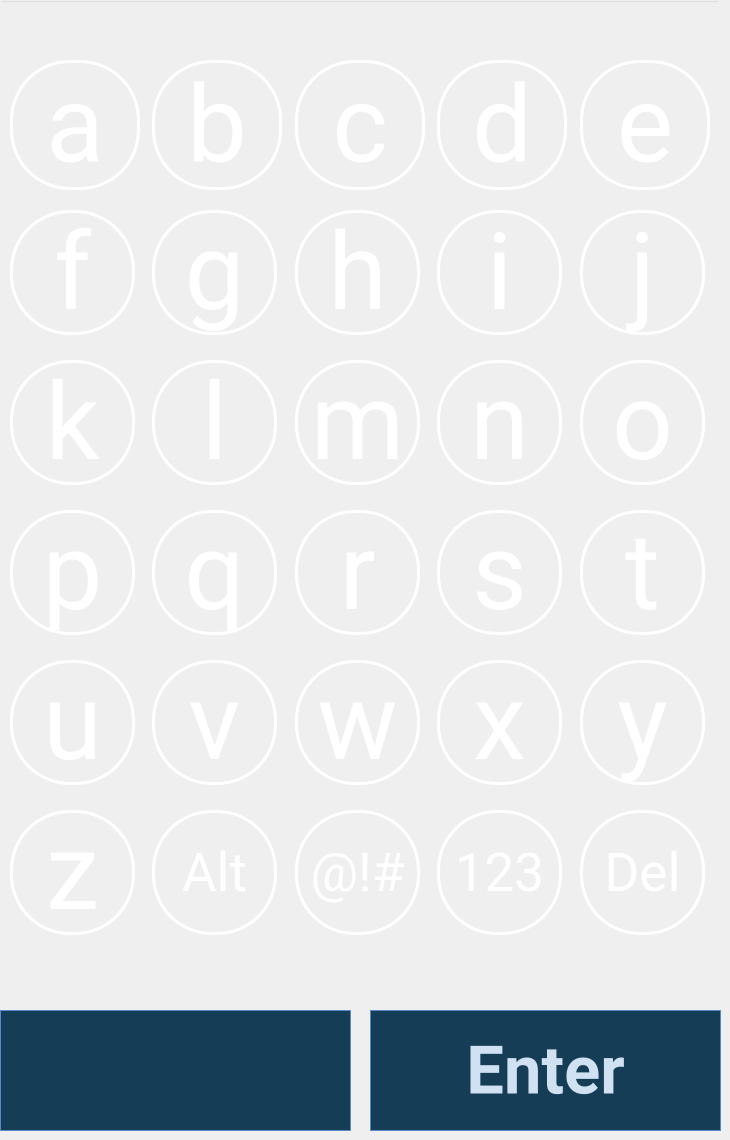
   <widget class="QWidget" name="pageAlphaLowerCase">
    <property name="font">
     <font>
      <family>Roboto</family>
     </font>
    </property>
    <widget class="QPushButton" name="buttonLowerG">
     <property name="geometry">
      <rect>
       <x>152</x>
       <y>210</y>
       <width>125</width>
       <height>125</height>
      </rect>
     </property>
     <property name="sizePolicy">
      <sizepolicy hsizetype="Fixed" vsizetype="Fixed">
       <horstretch>0</horstretch>
       <verstretch>0</verstretch>
      </sizepolicy>
     </property>
     <property name="font">
      <font>
       <family>Roboto</family>
       <pointsize>80</pointsize>
      </font>
     </property>
     <property name="styleSheet">
      <string notr="true">border: 3px solid rgb(255, 255, 255);
border-radius: 60%;
background-color: rgb(255, 255, 255,0);
color: rgb(255, 255, 255)</string>
     </property>
     <property name="text">
      <string>g</string>
     </property>
     <property name="iconSize">
      <size>
       <width>16</width>
       <height>16</height>
      </size>
     </property>
    </widget>
    <widget class="QPushButton" name="buttonLowerY">
     <property name="geometry">
      <rect>
       <x>580</x>
       <y>660</y>
       <width>125</width>
       <height>125</height>
      </rect>
     </property>
     <property name="sizePolicy">
      <sizepolicy hsizetype="Fixed" vsizetype="Fixed">
       <horstretch>0</horstretch>
       <verstretch>0</verstretch>
      </sizepolicy>
     </property>
     <property name="font">
      <font>
       <family>Roboto</family>
       <pointsize>80</pointsize>
      </font>
     </property>
     <property name="styleSheet">
      <string notr="true">border: 3px solid rgb(255, 255, 255);
border-radius: 60%;
background-color: rgb(255, 255, 255,0);
color: rgb(255, 255, 255)</string>
     </property>
     <property name="text">
      <string>y</string>
     </property>
     <property name="iconSize">
      <size>
       <width>16</width>
       <height>16</height>
      </size>
     </property>
    </widget>
    <widget class="QPushButton" name="buttonLowerQ">
     <property name="geometry">
      <rect>
       <x>152</x>
       <y>510</y>
       <width>125</width>
       <height>125</height>
      </rect>
     </property>
     <property name="sizePolicy">
      <sizepolicy hsizetype="Fixed" vsizetype="Fixed">
       <horstretch>0</horstretch>
       <verstretch>0</verstretch>
      </sizepolicy>
     </property>
     <property name="font">
      <font>
       <family>Roboto</family>
       <pointsize>80</pointsize>
      </font>
     </property>
     <property name="styleSheet">
      <string notr="true">border: 3px solid rgb(255, 255, 255);
border-radius: 60%;
background-color: rgb(255, 255, 255,0);
color: rgb(255, 255, 255)</string>
     </property>
     <property name="text">
      <string>q</string>
     </property>
     <property name="iconSize">
      <size>
       <width>16</width>
       <height>16</height>
      </size>
     </property>
    </widget>
    <widget class="QPushButton" name="buttonLowerS">
     <property name="geometry">
      <rect>
       <x>437</x>
       <y>510</y>
       <width>125</width>
       <height>125</height>
      </rect>
     </property>
     <property name="sizePolicy">
      <sizepolicy hsizetype="Fixed" vsizetype="Fixed">
       <horstretch>0</horstretch>
       <verstretch>0</verstretch>
      </sizepolicy>
     </property>
     <property name="font">
      <font>
       <family>Roboto</family>
       <pointsize>80</pointsize>
      </font>
     </property>
     <property name="styleSheet">
      <string notr="true">border: 3px solid rgb(255, 255, 255);
border-radius: 60%;
background-color: rgb(255, 255, 255,0);
color: rgb(255, 255, 255)</string>
     </property>
     <property name="text">
      <string>s</string>
     </property>
     <property name="iconSize">
      <size>
       <width>16</width>
       <height>16</height>
      </size>
     </property>
    </widget>
    <widget class="QPushButton" name="buttonLowerX">
     <property name="geometry">
      <rect>
       <x>437</x>
       <y>660</y>
       <width>125</width>
       <height>125</height>
      </rect>
     </property>
     <property name="sizePolicy">
      <sizepolicy hsizetype="Fixed" vsizetype="Fixed">
       <horstretch>0</horstretch>
       <verstretch>0</verstretch>
      </sizepolicy>
     </property>
     <property name="font">
      <font>
       <family>Roboto</family>
       <pointsize>80</pointsize>
      </font>
     </property>
     <property name="styleSheet">
      <string notr="true">border: 3px solid rgb(255, 255, 255);
border-radius: 60%;
background-color: rgb(255, 255, 255,0);
color: rgb(255, 255, 255)</string>
     </property>
     <property name="text">
      <string>x</string>
     </property>
     <property name="iconSize">
      <size>
       <width>16</width>
       <height>16</height>
      </size>
     </property>
    </widget>
    <widget class="QPushButton" name="buttonLowerL">
     <property name="geometry">
      <rect>
       <x>152</x>
       <y>360</y>
       <width>125</width>
       <height>125</height>
      </rect>
     </property>
     <property name="sizePolicy">
      <sizepolicy hsizetype="Fixed" vsizetype="Fixed">
       <horstretch>0</horstretch>
       <verstretch>0</verstretch>
      </sizepolicy>
     </property>
     <property name="font">
      <font>
       <family>Roboto</family>
       <pointsize>80</pointsize>
      </font>
     </property>
     <property name="styleSheet">
      <string notr="true">border: 3px solid rgb(255, 255, 255);
border-radius: 60%;
background-color: rgb(255, 255, 255,0);
color: rgb(255, 255, 255)</string>
     </property>
     <property name="text">
      <string>l</string>
     </property>
     <property name="iconSize">
      <size>
       <width>16</width>
       <height>16</height>
      </size>
     </property>
    </widget>
    <widget class="QPushButton" name="buttonLowerDeleteLastChar">
     <property name="geometry">
      <rect>
       <x>580</x>
       <y>810</y>
       <width>125</width>
       <height>125</height>
      </rect>
     </property>
     <property name="sizePolicy">
      <sizepolicy hsizetype="Fixed" vsizetype="Fixed">
       <horstretch>0</horstretch>
       <verstretch>0</verstretch>
      </sizepolicy>
     </property>
     <property name="font">
      <font>
       <family>Roboto</family>
       <pointsize>40</pointsize>
      </font>
     </property>
     <property name="styleSheet">
      <string notr="true">border: 3px solid rgb(255, 255, 255);
border-radius: 60%;
background-color: rgb(255, 255, 255,0);
color: rgb(255, 255, 255)</string>
     </property>
     <property name="text">
      <string>Del</string>
     </property>
     <property name="iconSize">
      <size>
       <width>16</width>
       <height>16</height>
      </size>
     </property>
    </widget>
    <widget class="QPushButton" name="buttonLowerJ">
     <property name="geometry">
      <rect>
       <x>580</x>
       <y>210</y>
       <width>125</width>
       <height>125</height>
      </rect>
     </property>
     <property name="sizePolicy">
      <sizepolicy hsizetype="Fixed" vsizetype="Fixed">
       <horstretch>0</horstretch>
       <verstretch>0</verstretch>
      </sizepolicy>
     </property>
     <property name="font">
      <font>
       <family>Roboto</family>
       <pointsize>80</pointsize>
      </font>
     </property>
     <property name="styleSheet">
      <string notr="true">border: 3px solid rgb(255, 255, 255);
border-radius: 60%;
background-color: rgb(255, 255, 255,0);
color: rgb(255, 255, 255)</string>
     </property>
     <property name="text">
      <string>j</string>
     </property>
     <property name="iconSize">
      <size>
       <width>16</width>
       <height>16</height>
      </size>
     </property>
    </widget>
    <widget class="QPushButton" name="buttonLowerV">
     <property name="geometry">
      <rect>
       <x>152</x>
       <y>660</y>
       <width>125</width>
       <height>125</height>
      </rect>
     </property>
     <property name="sizePolicy">
      <sizepolicy hsizetype="Fixed" vsizetype="Fixed">
       <horstretch>0</horstretch>
       <verstretch>0</verstretch>
      </sizepolicy>
     </property>
     <property name="font">
      <font>
       <family>Roboto</family>
       <pointsize>80</pointsize>
      </font>
     </property>
     <property name="styleSheet">
      <string notr="true">border: 3px solid rgb(255, 255, 255);
border-radius: 60%;
background-color: rgb(255, 255, 255,0);
color: rgb(255, 255, 255)</string>
     </property>
     <property name="text">
      <string>v</string>
     </property>
     <property name="iconSize">
      <size>
       <width>16</width>
       <height>16</height>
      </size>
     </property>
    </widget>
    <widget class="QPushButton" name="buttonLowerU">
     <property name="geometry">
      <rect>
       <x>10</x>
       <y>660</y>
       <width>125</width>
       <height>125</height>
      </rect>
     </property>
     <property name="sizePolicy">
      <sizepolicy hsizetype="Fixed" vsizetype="Fixed">
       <horstretch>0</horstretch>
       <verstretch>0</verstretch>
      </sizepolicy>
     </property>
     <property name="font">
      <font>
       <family>Roboto</family>
       <pointsize>80</pointsize>
      </font>
     </property>
     <property name="styleSheet">
      <string notr="true">border: 3px solid rgb(255, 255, 255);
border-radius: 60%;
background-color: rgb(255, 255, 255,0);
color: rgb(255, 255, 255)</string>
     </property>
     <property name="text">
      <string>u</string>
     </property>
     <property name="iconSize">
      <size>
       <width>16</width>
       <height>16</height>
      </size>
     </property>
    </widget>
    <widget class="QPushButton" name="buttonLowerAlt">
     <property name="geometry">
      <rect>
       <x>152</x>
       <y>810</y>
       <width>125</width>
       <height>125</height>
      </rect>
     </property>
     <property name="sizePolicy">
      <sizepolicy hsizetype="Fixed" vsizetype="Fixed">
       <horstretch>0</horstretch>
       <verstretch>0</verstretch>
      </sizepolicy>
     </property>
     <property name="font">
      <font>
       <family>Roboto</family>
       <pointsize>40</pointsize>
      </font>
     </property>
     <property name="styleSheet">
      <string notr="true">border: 3px solid rgb(255, 255, 255);
border-radius: 60%;
background-color: rgb(255, 255, 255,0);
color: rgb(255, 255, 255)</string>
     </property>
     <property name="text">
      <string>Alt</string>
     </property>
     <property name="iconSize">
      <size>
       <width>16</width>
       <height>16</height>
      </size>
     </property>
    </widget>
    <widget class="QPushButton" name="buttonLowerNumeric">
     <property name="geometry">
      <rect>
       <x>437</x>
       <y>810</y>
       <width>125</width>
       <height>125</height>
      </rect>
     </property>
     <property name="sizePolicy">
      <sizepolicy hsizetype="Fixed" vsizetype="Fixed">
       <horstretch>0</horstretch>
       <verstretch>0</verstretch>
      </sizepolicy>
     </property>
     <property name="font">
      <font>
       <family>Roboto</family>
       <pointsize>40</pointsize>
      </font>
     </property>
     <property name="styleSheet">
      <string notr="true">border: 3px solid rgb(255, 255, 255);
border-radius: 60%;
background-color: rgb(255, 255, 255,0);
color: rgb(255, 255, 255)</string>
     </property>
     <property name="text">
      <string>123</string>
     </property>
     <property name="iconSize">
      <size>
       <width>16</width>
       <height>16</height>
      </size>
     </property>
    </widget>
    <widget class="QPushButton" name="buttonLowerZ">
     <property name="geometry">
      <rect>
       <x>10</x>
       <y>810</y>
       <width>125</width>
       <height>125</height>
      </rect>
     </property>
     <property name="sizePolicy">
      <sizepolicy hsizetype="Fixed" vsizetype="Fixed">
       <horstretch>0</horstretch>
       <verstretch>0</verstretch>
      </sizepolicy>
     </property>
     <property name="font">
      <font>
       <family>Roboto</family>
       <pointsize>80</pointsize>
      </font>
     </property>
     <property name="styleSheet">
      <string notr="true">border: 3px solid rgb(255, 255, 255);
border-radius: 60%;
background-color: rgb(255, 255, 255,0);
color: rgb(255, 255, 255)</string>
     </property>
     <property name="text">
      <string>z</string>
     </property>
     <property name="iconSize">
      <size>
       <width>16</width>
       <height>16</height>
      </size>
     </property>
    </widget>
    <widget class="QPushButton" name="buttonLowerN">
     <property name="geometry">
      <rect>
       <x>437</x>
       <y>360</y>
       <width>125</width>
       <height>125</height>
      </rect>
     </property>
     <property name="sizePolicy">
      <sizepolicy hsizetype="Fixed" vsizetype="Fixed">
       <horstretch>0</horstretch>
       <verstretch>0</verstretch>
      </sizepolicy>
     </property>
     <property name="font">
      <font>
       <family>Roboto</family>
       <pointsize>80</pointsize>
      </font>
     </property>
     <property name="styleSheet">
      <string notr="true">border: 3px solid rgb(255, 255, 255);
border-radius: 60%;
background-color: rgb(255, 255, 255,0);
color: rgb(255, 255, 255)</string>
     </property>
     <property name="text">
      <string>n</string>
     </property>
     <property name="iconSize">
      <size>
       <width>16</width>
       <height>16</height>
      </size>
     </property>
    </widget>
    <widget class="QPushButton" name="buttonLowerD">
     <property name="geometry">
      <rect>
       <x>437</x>
       <y>60</y>
       <width>130</width>
       <height>130</height>
      </rect>
     </property>
     <property name="sizePolicy">
      <sizepolicy hsizetype="Fixed" vsizetype="Fixed">
       <horstretch>0</horstretch>
       <verstretch>0</verstretch>
      </sizepolicy>
     </property>
     <property name="font">
      <font>
       <family>Roboto</family>
       <pointsize>80</pointsize>
      </font>
     </property>
     <property name="styleSheet">
      <string notr="true">border: 3px solid rgb(255, 255, 255);
border-radius: 60%;
background-color: rgb(255, 255, 255,0);
color: rgb(255, 255, 255)</string>
     </property>
     <property name="text">
      <string>d</string>
     </property>
     <property name="iconSize">
      <size>
       <width>16</width>
       <height>16</height>
      </size>
     </property>
    </widget>
    <widget class="QPushButton" name="buttonLowerI">
     <property name="geometry">
      <rect>
       <x>437</x>
       <y>210</y>
       <width>125</width>
       <height>125</height>
      </rect>
     </property>
     <property name="sizePolicy">
      <sizepolicy hsizetype="Fixed" vsizetype="Fixed">
       <horstretch>0</horstretch>
       <verstretch>0</verstretch>
      </sizepolicy>
     </property>
     <property name="font">
      <font>
       <family>Roboto</family>
       <pointsize>80</pointsize>
      </font>
     </property>
     <property name="styleSheet">
      <string notr="true">border: 3px solid rgb(255, 255, 255);
border-radius: 60%;
background-color: rgb(255, 255, 255,0);
color: rgb(255, 255, 255)</string>
     </property>
     <property name="text">
      <string>i</string>
     </property>
     <property name="iconSize">
      <size>
       <width>16</width>
       <height>16</height>
      </size>
     </property>
    </widget>
    <widget class="QPushButton" name="buttonLowerM">
     <property name="geometry">
      <rect>
       <x>295</x>
       <y>360</y>
       <width>125</width>
       <height>125</height>
      </rect>
     </property>
     <property name="sizePolicy">
      <sizepolicy hsizetype="Fixed" vsizetype="Fixed">
       <horstretch>0</horstretch>
       <verstretch>0</verstretch>
      </sizepolicy>
     </property>
     <property name="font">
      <font>
       <family>Roboto</family>
       <pointsize>80</pointsize>
      </font>
     </property>
     <property name="styleSheet">
      <string notr="true">border: 3px solid rgb(255, 255, 255);
border-radius: 60%;
background-color: rgb(255, 255, 255,0);
color: rgb(255, 255, 255)</string>
     </property>
     <property name="text">
      <string>m</string>
     </property>
     <property name="iconSize">
      <size>
       <width>16</width>
       <height>16</height>
      </size>
     </property>
    </widget>
    <widget class="QPushButton" name="buttonLowerE">
     <property name="geometry">
      <rect>
       <x>580</x>
       <y>60</y>
       <width>130</width>
       <height>130</height>
      </rect>
     </property>
     <property name="sizePolicy">
      <sizepolicy hsizetype="Fixed" vsizetype="Fixed">
       <horstretch>0</horstretch>
       <verstretch>0</verstretch>
      </sizepolicy>
     </property>
     <property name="font">
      <font>
       <family>Roboto</family>
       <pointsize>80</pointsize>
      </font>
     </property>
     <property name="styleSheet">
      <string notr="true">border: 3px solid rgb(255, 255, 255);
border-radius: 60%;
background-color: rgb(255, 255, 255,0);
color: rgb(255, 255, 255)</string>
     </property>
     <property name="text">
      <string>e</string>
     </property>
     <property name="iconSize">
      <size>
       <width>16</width>
       <height>16</height>
      </size>
     </property>
    </widget>
    <widget class="QPushButton" name="buttonLowerO">
     <property name="geometry">
      <rect>
       <x>580</x>
       <y>360</y>
       <width>125</width>
       <height>125</height>
      </rect>
     </property>
     <property name="sizePolicy">
      <sizepolicy hsizetype="Fixed" vsizetype="Fixed">
       <horstretch>0</horstretch>
       <verstretch>0</verstretch>
      </sizepolicy>
     </property>
     <property name="font">
      <font>
       <family>Roboto</family>
       <pointsize>80</pointsize>
      </font>
     </property>
     <property name="styleSheet">
      <string notr="true">border: 3px solid rgb(255, 255, 255);
border-radius: 60%;
background-color: rgb(255, 255, 255,0);
color: rgb(255, 255, 255)</string>
     </property>
     <property name="text">
      <string>o</string>
     </property>
     <property name="iconSize">
      <size>
       <width>16</width>
       <height>16</height>
      </size>
     </property>
    </widget>
    <widget class="QPushButton" name="buttonLowerSymbols">
     <property name="geometry">
      <rect>
       <x>295</x>
       <y>810</y>
       <width>125</width>
       <height>125</height>
      </rect>
     </property>
     <property name="sizePolicy">
      <sizepolicy hsizetype="Fixed" vsizetype="Fixed">
       <horstretch>0</horstretch>
       <verstretch>0</verstretch>
      </sizepolicy>
     </property>
     <property name="font">
      <font>
       <family>Roboto</family>
       <pointsize>40</pointsize>
      </font>
     </property>
     <property name="styleSheet">
      <string notr="true">border: 3px solid rgb(255, 255, 255);
border-radius: 60%;
background-color: rgb(255, 255, 255,0);
color: rgb(255, 255, 255)</string>
     </property>
     <property name="text">
      <string>@!#</string>
     </property>
     <property name="iconSize">
      <size>
       <width>16</width>
       <height>16</height>
      </size>
     </property>
    </widget>
    <widget class="QPushButton" name="buttonLowerR">
     <property name="geometry">
      <rect>
       <x>295</x>
       <y>510</y>
       <width>125</width>
       <height>125</height>
      </rect>
     </property>
     <property name="sizePolicy">
      <sizepolicy hsizetype="Fixed" vsizetype="Fixed">
       <horstretch>0</horstretch>
       <verstretch>0</verstretch>
      </sizepolicy>
     </property>
     <property name="font">
      <font>
       <family>Roboto</family>
       <pointsize>80</pointsize>
      </font>
     </property>
     <property name="styleSheet">
      <string notr="true">border: 3px solid rgb(255, 255, 255);
border-radius: 60%;
background-color: rgb(255, 255, 255,0);
color: rgb(255, 255, 255)</string>
     </property>
     <property name="text">
      <string>r</string>
     </property>
     <property name="iconSize">
      <size>
       <width>16</width>
       <height>16</height>
      </size>
     </property>
    </widget>
    <widget class="QPushButton" name="buttonLowerT">
     <property name="geometry">
      <rect>
       <x>580</x>
       <y>510</y>
       <width>125</width>
       <height>125</height>
      </rect>
     </property>
     <property name="sizePolicy">
      <sizepolicy hsizetype="Fixed" vsizetype="Fixed">
       <horstretch>0</horstretch>
       <verstretch>0</verstretch>
      </sizepolicy>
     </property>
     <property name="font">
      <font>
       <family>Roboto</family>
       <pointsize>80</pointsize>
      </font>
     </property>
     <property name="styleSheet">
      <string notr="true">border: 3px solid rgb(255, 255, 255);
border-radius: 60%;
background-color: rgb(255, 255, 255,0);
color: rgb(255, 255, 255)</string>
     </property>
     <property name="text">
      <string>t</string>
     </property>
     <property name="iconSize">
      <size>
       <width>16</width>
       <height>16</height>
      </size>
     </property>
    </widget>
    <widget class="QPushButton" name="buttonLowerK">
     <property name="geometry">
      <rect>
       <x>10</x>
       <y>360</y>
       <width>125</width>
       <height>125</height>
      </rect>
     </property>
     <property name="sizePolicy">
      <sizepolicy hsizetype="Fixed" vsizetype="Fixed">
       <horstretch>0</horstretch>
       <verstretch>0</verstretch>
      </sizepolicy>
     </property>
     <property name="font">
      <font>
       <family>Roboto</family>
       <pointsize>80</pointsize>
      </font>
     </property>
     <property name="styleSheet">
      <string notr="true">border: 3px solid rgb(255, 255, 255);
border-radius: 60%;
background-color: rgb(255, 255, 255,0);
color: rgb(255, 255, 255)</string>
     </property>
     <property name="text">
      <string>k</string>
     </property>
     <property name="iconSize">
      <size>
       <width>16</width>
       <height>16</height>
      </size>
     </property>
    </widget>
    <widget class="QPushButton" name="buttonLowerB">
     <property name="geometry">
      <rect>
       <x>152</x>
       <y>60</y>
       <width>130</width>
       <height>130</height>
      </rect>
     </property>
     <property name="sizePolicy">
      <sizepolicy hsizetype="Fixed" vsizetype="Fixed">
       <horstretch>0</horstretch>
       <verstretch>0</verstretch>
      </sizepolicy>
     </property>
     <property name="font">
      <font>
       <family>Roboto</family>
       <pointsize>80</pointsize>
      </font>
     </property>
     <property name="styleSheet">
      <string notr="true">border: 3px solid rgb(255, 255, 255);
border-radius: 60%;
background-color: rgb(255, 255, 255,0);
color: rgb(255, 255, 255)</string>
     </property>
     <property name="text">
      <string>b</string>
     </property>
     <property name="iconSize">
      <size>
       <width>16</width>
       <height>16</height>
      </size>
     </property>
    </widget>
    <widget class="QPushButton" name="buttonLowerC">
     <property name="geometry">
      <rect>
       <x>295</x>
       <y>60</y>
       <width>130</width>
       <height>130</height>
      </rect>
     </property>
     <property name="sizePolicy">
      <sizepolicy hsizetype="Fixed" vsizetype="Fixed">
       <horstretch>0</horstretch>
       <verstretch>0</verstretch>
      </sizepolicy>
     </property>
     <property name="font">
      <font>
       <family>Roboto</family>
       <pointsize>80</pointsize>
      </font>
     </property>
     <property name="styleSheet">
      <string notr="true">border: 3px solid rgb(255, 255, 255);
border-radius: 60%;
background-color: rgb(255, 255, 255,0);
color: rgb(255, 255, 255)</string>
     </property>
     <property name="text">
      <string>c</string>
     </property>
     <property name="iconSize">
      <size>
       <width>16</width>
       <height>16</height>
      </size>
     </property>
    </widget>
    <widget class="QPushButton" name="buttonLowerH">
     <property name="geometry">
      <rect>
       <x>295</x>
       <y>210</y>
       <width>125</width>
       <height>125</height>
      </rect>
     </property>
     <property name="sizePolicy">
      <sizepolicy hsizetype="Fixed" vsizetype="Fixed">
       <horstretch>0</horstretch>
       <verstretch>0</verstretch>
      </sizepolicy>
     </property>
     <property name="font">
      <font>
       <family>Roboto</family>
       <pointsize>80</pointsize>
      </font>
     </property>
     <property name="styleSheet">
      <string notr="true">border: 3px solid rgb(255, 255, 255);
border-radius: 60%;
background-color: rgb(255, 255, 255,0);
color: rgb(255, 255, 255)</string>
     </property>
     <property name="text">
      <string>h</string>
     </property>
     <property name="iconSize">
      <size>
       <width>16</width>
       <height>16</height>
      </size>
     </property>
    </widget>
    <widget class="QPushButton" name="buttonLowerF">
     <property name="geometry">
      <rect>
       <x>10</x>
       <y>210</y>
       <width>125</width>
       <height>125</height>
      </rect>
     </property>
     <property name="sizePolicy">
      <sizepolicy hsizetype="Fixed" vsizetype="Fixed">
       <horstretch>0</horstretch>
       <verstretch>0</verstretch>
      </sizepolicy>
     </property>
     <property name="font">
      <font>
       <family>Roboto</family>
       <pointsize>80</pointsize>
      </font>
     </property>
     <property name="styleSheet">
      <string notr="true">border: 3px solid rgb(255, 255, 255);
border-radius: 60%;
background-color: rgb(255, 255, 255,0);
color: rgb(255, 255, 255)</string>
     </property>
     <property name="text">
      <string>f</string>
     </property>
     <property name="iconSize">
      <size>
       <width>16</width>
       <height>16</height>
      </size>
     </property>
    </widget>
    <widget class="QPushButton" name="buttonLowerP">
     <property name="geometry">
      <rect>
       <x>10</x>
       <y>510</y>
       <width>125</width>
       <height>125</height>
      </rect>
     </property>
     <property name="sizePolicy">
      <sizepolicy hsizetype="Fixed" vsizetype="Fixed">
       <horstretch>0</horstretch>
       <verstretch>0</verstretch>
      </sizepolicy>
     </property>
     <property name="font">
      <font>
       <family>Roboto</family>
       <pointsize>80</pointsize>
      </font>
     </property>
     <property name="styleSheet">
      <string notr="true">border: 3px solid rgb(255, 255, 255);
border-radius: 60%;
background-color: rgb(255, 255, 255,0);
color: rgb(255, 255, 255)</string>
     </property>
     <property name="text">
      <string>p</string>
     </property>
     <property name="iconSize">
      <size>
       <width>16</width>
       <height>16</height>
      </size>
     </property>
    </widget>
    <widget class="QPushButton" name="buttonLowerA">
     <property name="geometry">
      <rect>
       <x>10</x>
       <y>60</y>
       <width>130</width>
       <height>130</height>
      </rect>
     </property>
     <property name="sizePolicy">
      <sizepolicy hsizetype="Fixed" vsizetype="Fixed">
       <horstretch>0</horstretch>
       <verstretch>0</verstretch>
      </sizepolicy>
     </property>
     <property name="font">
      <font>
       <family>Roboto</family>
       <pointsize>80</pointsize>
      </font>
     </property>
     <property name="styleSheet">
      <string notr="true">border: 3px solid rgb(255, 255, 255);
border-radius: 60%;
background-color: rgb(255, 255, 255,0);
color: rgb(255, 255, 255)</string>
     </property>
     <property name="text">
      <string>a</string>
     </property>
     <property name="iconSize">
      <size>
       <width>16</width>
       <height>16</height>
      </size>
     </property>
    </widget>
    <widget class="QPushButton" name="buttonLowerW">
     <property name="geometry">
      <rect>
       <x>295</x>
       <y>660</y>
       <width>125</width>
       <height>125</height>
      </rect>
     </property>
     <property name="sizePolicy">
      <sizepolicy hsizetype="Fixed" vsizetype="Fixed">
       <horstretch>0</horstretch>
       <verstretch>0</verstretch>
      </sizepolicy>
     </property>
     <property name="font">
      <font>
       <family>Roboto</family>
       <pointsize>80</pointsize>
      </font>
     </property>
     <property name="styleSheet">
      <string notr="true">border: 3px solid rgb(255, 255, 255);
border-radius: 60%;
background-color: rgb(255, 255, 255,0);
color: rgb(255, 255, 255)</string>
     </property>
     <property name="text">
      <string>w</string>
     </property>
     <property name="iconSize">
      <size>
       <width>16</width>
       <height>16</height>
      </size>
     </property>
    </widget>
    <widget class="QLineEdit" name="aLineEditLowerCaseValueEntered">
     <property name="geometry">
      <rect>
       <x>0</x>
       <y>0</y>
       <width>720</width>
       <height>50</height>
      </rect>
     </property>
     <property name="font">
      <font>
       <family>Roboto</family>
       <pointsize>30</pointsize>
      </font>
     </property>
     <property name="styleSheet">
      <string notr="true">background-color: rgb(255, 255, 255,0);
color: rgb(255, 255, 255);</string>
     </property>
     <property name="alignment">
      <set>Qt::AlignCenter</set>
     </property>
    </widget>
    <widget class="QPushButton" name="buttonAlphaLowerBack">
     <property name="geometry">
      <rect>
       <x>0</x>
       <y>1010</y>
       <width>351</width>
       <height>121</height>
      </rect>
     </property>
     <property name="font">
      <font>
       <family>Roboto</family>
       <pointsize>14</pointsize>
       <weight>75</weight>
       <bold>true</bold>
      </font>
     </property>
     <property name="styleSheet">
      <string notr="true">border: 1px solid rgb(87, 138, 198);
border-radius: 70%;
background-color: rgb(22,61,86);
color: rgb(208,225,241)</string>
     </property>
     <property name="text">
      <string/>
     </property>
     <property name="icon">
      <iconset resource="resources.qrc">
       <normaloff>:/Images/XatekUI_BackArrow.png</normaloff>:/Images/XatekUI_BackArrow.png</iconset>
     </property>
     <property name="iconSize">
      <size>
       <width>73</width>
       <height>62</height>
      </size>
     </property>
    </widget>
    <widget class="QPushButton" name="buttonAlphaLowerEnter">
     <property name="geometry">
      <rect>
       <x>370</x>
       <y>1010</y>
       <width>351</width>
       <height>121</height>
      </rect>
     </property>
     <property name="font">
      <font>
       <family>Roboto</family>
       <pointsize>50</pointsize>
       <weight>75</weight>
       <bold>true</bold>
      </font>
     </property>
     <property name="styleSheet">
      <string notr="true">border: 1px solid rgb(87, 138, 198);
border-radius: 70%;
background-color: rgb(22,61,86);
color: rgb(208,225,241)</string>
     </property>
     <property name="text">
      <string>Enter</string>
     </property>
     <property name="iconSize">
      <size>
       <width>170</width>
       <height>86</height>
      </size>
     </property>
    </widget>
   </widget>
